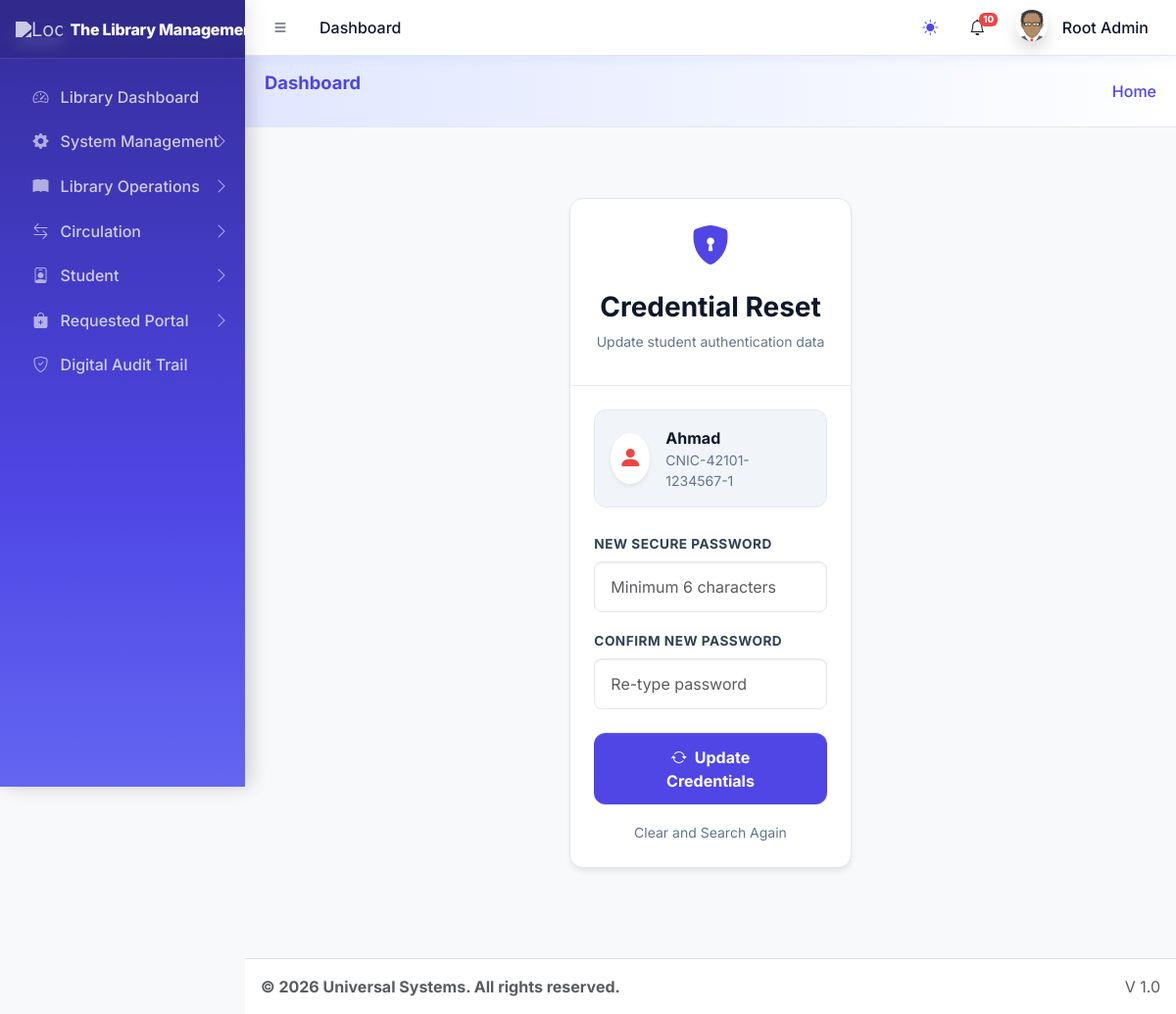
The page /dashboards/librarian/reset_student_password.php?id=6 (signed in) on the database its author committed.
### tables this page shows
CREATE TABLE `sys_pages` (
  `id` int(11) NOT NULL,
  `parent_id` int(11) DEFAULT 0,
  `page_name` varchar(100) NOT NULL,
  `page_url` varchar(255) DEFAULT '#',
  `icon_class` varchar(50) DEFAULT 'bi bi-circle',
  `sort_order` int(11) DEFAULT 0
);

CREATE TABLE `users` (
  `id` int(11) NOT NULL,
  `name` varchar(100) NOT NULL,
  `email` varchar(100) NOT NULL,
  `avatar` varchar(255) DEFAULT NULL,
  `phone` varchar(20) DEFAULT NULL,
  `password` varchar(255) NOT NULL,
  `role` varchar(50) NOT NULL,
  `department` varchar(100) DEFAULT 'General',
  `identity_no` varchar(50) DEFAULT NULL,
  `fines` decimal(10,2) DEFAULT 0.00,
  `borrow_limit` int(11) DEFAULT 5,
  `registration_no` varchar(50) DEFAULT NULL,
  `is_active` tinyint(1) DEFAULT 1,
  `created_at` timestamp NOT NULL DEFAULT current_timestamp()
);

### dashboards/librarian/reset_student_password.php (the view, shortened to what this page needs)
<?php
require_once '../../core/library_functions.php';
$mysqli = new mysqli(DB_HOST, DB_USER, DB_PASS, DB_NAME);
$message = "";
$messageType = "";
$student_id = isset($_GET['id']) ? (int)$_GET['id'] : 0;
$search_identifier = isset($_POST['search_identifier']) ? trim($_POST['search_identifier']) : "";
$student = null;
if ($student_id > 0) {
    $stmt = $mysqli->prepare("SELECT id, name, email, identity_no FROM users WHERE id = ? AND role = 'student' LIMIT 1");
    $stmt->bind_param("i", $student_id);
    $stmt->execute();
    $student = $stmt->get_result()->fetch_assoc();
}
require_once '../../includes/header.php';
?>
<div class="row justify-content-center py-5">
    <?php if (!$student): ?>
        <div class="col-md-6 col-lg-5">
            <div class="premium-card">
                <div class="premium-header">
                    <div class="mb-3">
                        <i class="bi bi-search fs-1" style="color: var(--premium-crimson);"></i>
                    </div>
                    <h3 class="premium-title">Find Student</h3>
                    <p class="text-muted small">Enter student email or identity no</p>
                </div>
                <div class="card-body p-4">
                    <?php if ($message): ?>
                        <div class="alert alert-<?= $messageType ?> small mb-4 py-2 text-center">
                            <?= $message ?>
                        </div>
                    <?php endif; ?>
                    <form method="POST">
                        <div class="mb-4">
                            <label class="form-label">Search Identifier</label>
                            <input type="text" name="search_identifier" class="form-control" placeholder="example@email.com or CNIC/ID" required>
                        </div>
                        <button type="submit" class="btn btn-reset">
                            <i class="bi bi-person-check me-2"></i>Access Student Record
                        </button>
                        <div class="text-center mt-3">
                            <a href="student_directory.php" class="text-muted small text-decoration-none">Return to Directory</a>
                        </div>
                    </form>
                </div>
            </div>
        </div>
    <?php else: ?>
        <div class="col-md-6 col-lg-4">
            <div class="premium-card">
                <div class="premium-header">
                    <div class="mb-3 text-premium-crimson">
                        <i class="bi bi-shield-lock-fill fs-1" style="color: var(--premium-crimson);"></i>
                    </div>
                    <h3 class="premium-title">Credential Reset</h3>
                    <p class="text-muted small">Update student authentication data</p>
                </div>
                <div class="card-body p-4">
                    <div class="student-info-box d-flex align-items-center mb-4">
                        <div class="bg-white rounded-circle p-2 me-3 shadow-sm">
                            <i class="bi bi-person-fill text-danger fs-4"></i>
                        </div>
                        <div>
                            <div class="fw-bold text-dark"><?= htmlspecialchars($student['name']) ?></div>
                            <div class="small text-muted"><?= htmlspecialchars($student['identity_no']) ?></div>
                        </div>
                    </div>
                    <form method="POST">
                        <div class="mb-3">
                            <label class="form-label">New Secure Password</label>
                            <input type="password" name="new_password" class="form-control" placeholder="Minimum 6 characters" required>
                        </div>
                        <div class="mb-4">
                            <label class="form-label">Confirm New Password</label>
                            <input type="password" name="confirm_password" class="form-control" placeholder="Re-type password" required>
                        </div>
                        <button type="submit" name="reset_password" class="btn btn-reset">
                            <i class="bi bi-arrow-repeat me-2"></i>Update Credentials
                        </button>
                        <div class="text-center mt-3">
                            <a href="reset_student_password.php" class="text-muted small text-decoration-none">Clear and Search Again</a>
                        </div>
                    </form>
                </div>
            </div>
        </div>
    <?php endif; ?>
</div>
<?php
require_once '../../includes/footer.php';
?>

### includes/sidebar.php (shortened to what this page needs)
<aside class="app-sidebar bg-body-secondary shadow">
    <div class="sidebar-brand d-flex align-items-center justify-content-between px-3">
        <a href="<?= BASE_URL ?>index.php" class="brand-link flex-grow-1">
            <img src="<?= $settings['system_logo'] ?>" alt="Logo" class="brand-image opacity-75 shadow">
            <span class="brand-text fw-light"><?= $settings['system_name'] ?></span>
        </a>
    </div>
    <div class="sidebar-wrapper">
        <nav class="mt-2">
            <ul class="nav sidebar-menu flex-column" data-lte-toggle="treeview" role="menu" data-accordion="false">
                <?php
                function isMenuPageActive($pdo, $pageId, $currentBasename, $userRole)
                {
                    $stmt = $pdo->prepare("SELECT page_url FROM sys_pages WHERE id = ?");
                    $stmt->execute([$pageId]);
                    $page = $stmt->fetch();
                    $sql = "
                        SELECT p.id FROM sys_pages p
                        JOIN role_access ra ON p.id = ra.page_id
                        WHERE p.parent_id = ? AND ra.role_key = ?
                    ";
                    $stmt = $pdo->prepare($sql);
                    $stmt->execute([$pageId, $userRole]);
                    $children = $stmt->fetchAll();
                    foreach ($children as $child) {
                        if (isMenuPageActive($pdo, $child['id'], $currentBasename, $userRole)) {
                            return true;
                        }
                    }
                    return false;
                }
                function buildMenu($pdo, $parentId = 0, $userRole, $currentBasename, $skipIds = [])
                {
                    $sql = "
                        SELECT p.* FROM sys_pages p
                        JOIN role_access ra ON p.id = ra.page_id
                        WHERE p.parent_id = ? AND ra.role_key = ?
                        ORDER BY p.sort_order ASC
                    ";
                    $stmt = $pdo->prepare($sql);
                    $stmt->execute([$parentId, $userRole]);
                    $items = $stmt->fetchAll();
                    foreach ($items as $item) {
                        $childStmt = $pdo->prepare("SELECT COUNT(*) FROM sys_pages WHERE parent_id = ?");
                        $childStmt->execute([$item['id']]);
                        $hasChildren = $childStmt->fetchColumn() > 0;
                        $isActive = isMenuPageActive($pdo, $item['id'], $currentBasename, $userRole);
                        $menuOpen = ($hasChildren && $isActive) ? 'menu-open' : '';
                        $activeClass = $isActive ? 'active' : '';
                        echo '<li class="nav-item ' . $menuOpen . '">';
                        echo '<a href="' . ($hasChildren ? '#' : BASE_URL . $item['page_url']) . '" class="nav-link ' . $activeClass . '">';
                        echo '<i class="nav-icon ' . $item['icon_class'] . '"></i>';
                        echo '<p>' . htmlspecialchars($item['page_name']);
                        if ($hasChildren) {
                            echo '<i class="nav-arrow bi bi-chevron-right"></i>';
                        }
                        echo '</p></a>';
                        if ($hasChildren) {
                            buildMenu($pdo, $item['id'], $userRole, $currentBasename, $skipIds);
                        }
                        echo '</li>';
                    }
                }
                $currentBasename = basename($_SERVER['PHP_SELF']);
                $userRole = $_SESSION['role'] ?? '';
                buildMenu($pdo, 0, $userRole, $currentBasename);
                ?>
            </ul>
        </nav>
    </div>
</aside>

### assets/css/theme.css (style rules this page uses)
:root { --erp-primary: #4f46e5; --erp-primary-dark: #3730a3; --erp-primary-light: #6366f1; --erp-primary-xlight:#e0e7ff; --erp-bg-main: #f8fafc; --erp-bg-soft: #f1f5f9; --erp-card-bg: #ffffff; --erp-text-main: #0f172a; --erp-text-secondary:#64748b; --erp-border: #e2e8f0; --erp-shadow: 0 4px 6px -1px rgba(15, 23, 42, 0.08), 0 2px 4px -2px rgba(15, 23, 42, 0.04); --erp-shadow-md: 0 10px 15px -3px rgba(15, 23, 42, 0.1), 0 4px 6px -4px rgba(15, 23, 42, 0.05); --erp-white: #ffffff; --erp-success: #10b981; --erp-warning: #f59e0b; --erp-danger: #ef4444; --erp-info: #0ea5e9; }
body { background-color: var(--erp-bg-main) !important; font-family: 'Inter', sans-serif !important; color: var(--erp-text-main); }
h1, h2, h3, h4, h5, h6, .page-title { color: var(--erp-text-main) !important; font-weight: 700 !important; }
a { color: var(--erp-primary); }
.app-sidebar, .main-sidebar, .sidebar-wrapper { background: linear-gradient(180deg, var(--erp-primary-dark) 0%, var(--erp-primary) 60%, var(--erp-primary-light) 100%) !important; border-right: none !important; box-shadow: 4px 0 20px rgba(0, 0, 0, 0.1) !important; transition: all 0.3s ease !important; }
.sidebar-brand { height: 3.75rem; background: rgba(0, 0, 0, 0.15) !important; border-bottom: 1px solid rgba(255, 255, 255, 0.12) !important; }
.brand-link .brand-text { color: #ffffff !important; font-weight: 800 !important; font-size: 1rem; letter-spacing: -0.3px; }
.brand-link img { filter: brightness(0) invert(1); }
.app-sidebar .sidebar-wrapper .nav-link, .sidebar-menu .nav-item .nav-link { color: rgba(255, 255, 255, 0.75) !important; font-weight: 500; border-radius: 8px !important; margin: 2px 8px !important; padding: 0.55rem 0.85rem !important; transition: all 0.2s ease; }
.app-sidebar .sidebar-wrapper .nav-link i, .sidebar-menu .nav-item .nav-link i { color: rgba(255, 255, 255, 0.6) !important; font-size: 1rem; }
.card, .premium-card, .stat-card-custom { background-color: var(--erp-card-bg) !important; border: 1px solid var(--erp-border) !important; border-radius: 14px !important; box-shadow: var(--erp-shadow) !important; transition: all 0.25s cubic-bezier(0.4, 0, 0.2, 1); }
.card-header, .premium-header { background-color: transparent !important; border-bottom: 1px solid var(--erp-border) !important; padding: 1.1rem 1.5rem !important; }
.form-control, .form-select { border-color: var(--erp-border) !important; border-radius: 8px !important; color: var(--erp-text-main) !important; background-color: var(--erp-card-bg) !important; transition: border-color 0.2s ease, box-shadow 0.2s ease; }
.form-label { font-weight: 600; color: var(--erp-text-main); font-size: 0.88rem; }
.text-danger { color: var(--erp-danger) !important; }
.text-dark, .text-body { color: var(--erp-text-main) !important; }
.text-secondary, .text-muted { color: var(--erp-text-secondary) !important; }
.bg-white { background-color: var(--erp-card-bg) !important; }

### dashboards/librarian/reset_student_password.php (style rules this page uses)
:root { --premium-crimson: var(--erp-primary); --soft-crimson: var(--erp-primary-dark); --glass-white: rgba(255, 255, 255, 0.95); --surface-grey: var(--erp-bg-main); }
body { background-color: var(--surface-grey) !important; }
.premium-card { background: var(--glass-white); border: none; border-radius: 20px; box-shadow: 0 10px 30px rgba(0, 0, 0, 0.08); overflow: hidden; border-top: 5px solid var(--premium-crimson); }
.premium-header { background: white; padding: 2rem 1.5rem; border-bottom: 1px solid #f1f5f9; text-align: center; }
.premium-title { color: var(--premium-crimson); font-weight: 800; margin-bottom: 0.5rem; }
.student-info-box { background: var(--erp-bg-soft); border: 1px solid var(--erp-border); border-radius: 12px; padding: 1rem; margin-bottom: 2rem; }
.form-label { color: #334155; font-size: 0.85rem; text-transform: uppercase; letter-spacing: 0.5px; font-weight: 700; }
.form-control { border-radius: 10px; padding: 0.8rem 1rem; border: 1px solid #e2e8f0; }
.btn-reset { background: var(--premium-crimson); color: white; border: none; border-radius: 12px; padding: 0.8rem 2rem; width: 100%; font-weight: 700; transition: 0.3s; }

### rows shown on the page
sys_pages: page_name "Library Dashboard"
sys_pages: page_name "System Management"
sys_pages: page_name "Library Operations"
sys_pages: page_name "Circulation"
sys_pages: page_name "Student"
sys_pages: page_name "Requested Portal"
sys_pages: page_name "Digital Audit Trail"
users: name "Ahmad", identity_no "CNIC-42101-1234567-1"

### other values the page prints
$pageTitle "Dashboard"
$unreadCount "10"
$_SESSION['name'] "Root Admin"
$settings['system_name'] "The Library…"
$settings['footer_text'] "© 2026 Universal Systems. All rights reserved."
